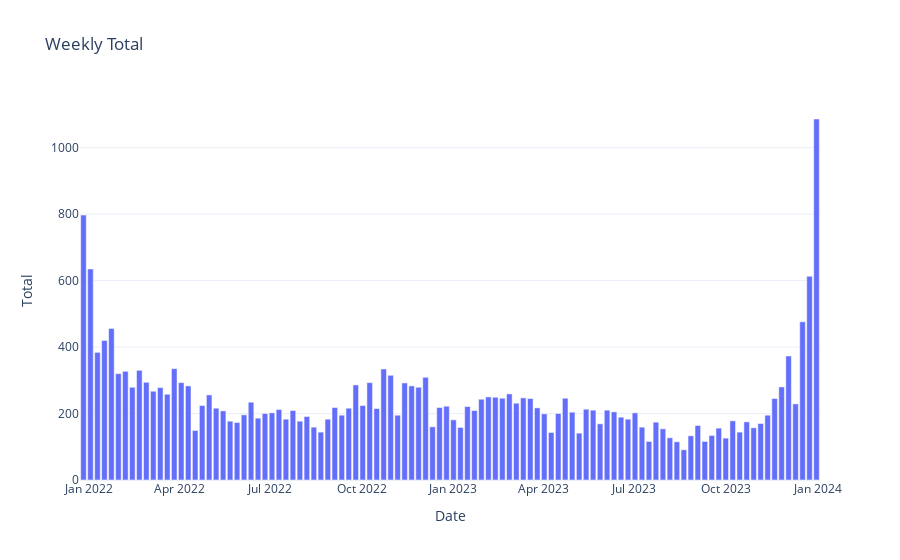

Notebook code for this chart:
### Markdown cell above
## Plotly bar plot

### Code cell
fig = px.bar(df_autoconsumo_group_w,
             x=df_autoconsumo_group_w.index,
             y='total_exp',
             title='Weekly Total')

# Optional: Customize layout
fig.update_layout(
    xaxis_title="Date",
    yaxis_title="Total",
    template="plotly_white"
)

# Display plot
fig.show()
